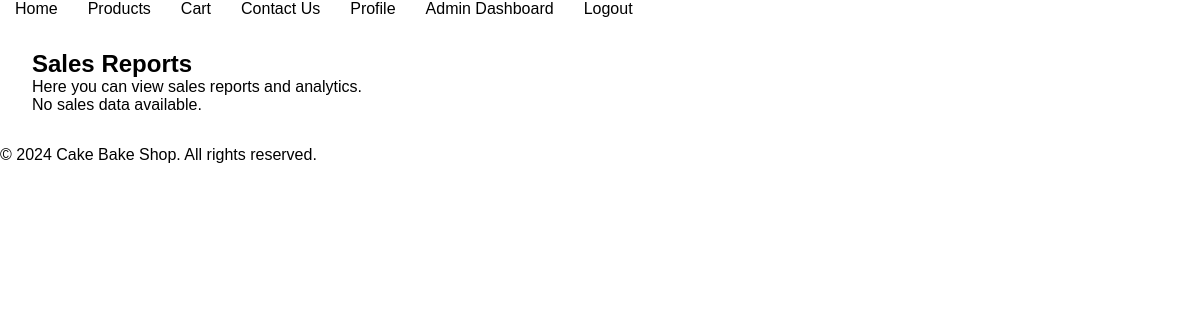
Page /view_reports.php (signed in) on the earlier database version.
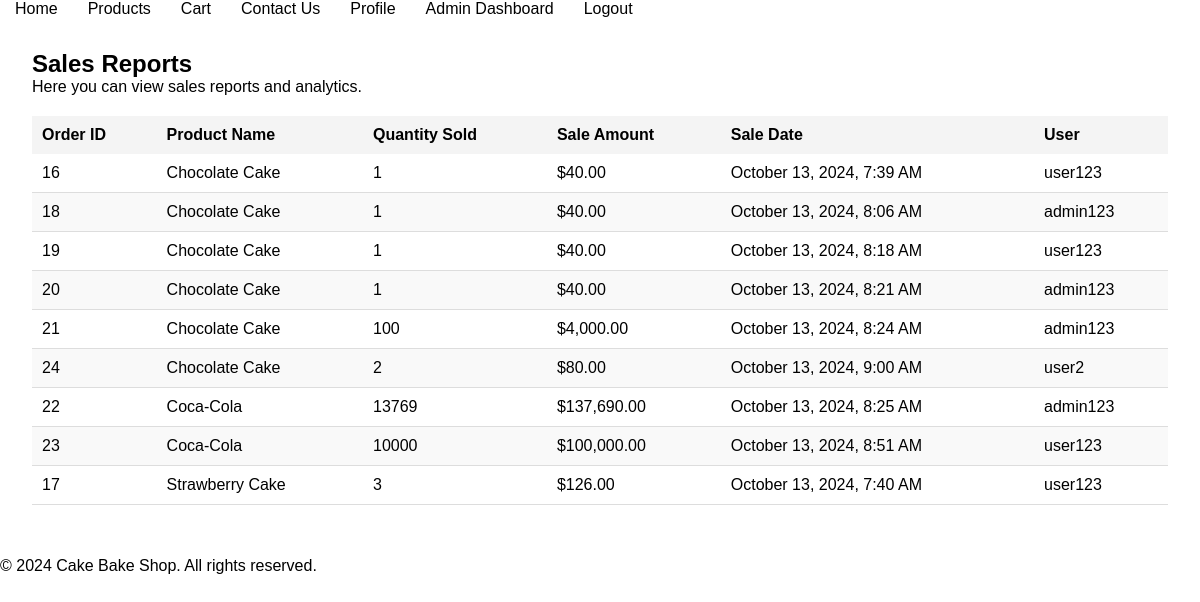
Same page on the later database version.
### tables this page shows
CREATE TABLE IF NOT EXISTS `sales` (
  `id` int NOT NULL AUTO_INCREMENT,
  `order_id` int NOT NULL,
  `product_id` int NOT NULL,
  `quantity` int NOT NULL,
  `sale_amount` decimal(10,2) NOT NULL,
  `sale_date` timestamp NULL DEFAULT CURRENT_TIMESTAMP,
  PRIMARY KEY (`id`),
  KEY `order_id` (`order_id`),
  KEY `product_id` (`product_id`)
);

CREATE TABLE IF NOT EXISTS `products` (
  `id` int NOT NULL AUTO_INCREMENT,
  `name` varchar(100) NOT NULL,
  `description` text,
  `price` decimal(10,2) NOT NULL,
  `category_id` int DEFAULT NULL,
  `image_url` varchar(255) DEFAULT NULL,
  `created_at` timestamp NULL DEFAULT CURRENT_TIMESTAMP,
  PRIMARY KEY (`id`),
  KEY `idx_product_category` (`category_id`)
);

CREATE TABLE IF NOT EXISTS `users` (
  `id` int NOT NULL AUTO_INCREMENT,
  `username` varchar(50) NOT NULL,
  `password` varchar(255) NOT NULL,
  `email` varchar(100) NOT NULL,
  `phone` varchar(20) DEFAULT NULL,
  `role` enum('admin','user') NOT NULL DEFAULT 'user',
  `created_at` timestamp NULL DEFAULT CURRENT_TIMESTAMP,
  PRIMARY KEY (`id`),
  UNIQUE KEY `username` (`username`),
  KEY `idx_user_role` (`role`)
);

### app/classes/Sale.php (called while the page is built, shortened)
<?php
require_once 'Database.php';
class Sale {
    private $conn;
    private $table = 'sales';
    public function __construct() {
        $database = new Database();
        $this->conn = $database->getConnection();
    }
    public function getAllSales() {
        $query = "SELECT s.*, p.name AS product_name, u.username AS user_name
                  FROM " . $this->table . " s
                  JOIN products p ON s.product_id = p.id
                  JOIN orders o ON s.order_id = o.id
                  JOIN users u ON o.user_id = u.id";
        $stmt = $this->conn->prepare($query);
        $stmt->execute();
        return $stmt->fetchAll(PDO::FETCH_ASSOC);
    }
}
?>

### app/classes/Database.php (called while the page is built, shortened)
<?php
class Database {
    private $host = 'localhost';
    private $db_name = 'inventory_management_system';
    private $username = 'root';
    private $password = '';
    public function getConnection() {
        $this->conn = null;
        try {
            $this->conn = new PDO("mysql:host={$this->host};dbname={$this->db_name}", $this->username, $this->password);
            $this->conn->setAttribute(PDO::ATTR_ERRMODE, PDO::ERRMODE_EXCEPTION);
        } catch (PDOException $exception) {
            echo "Connection error: " . $exception->getMessage();
        }
        return $this->conn;
    }
}
?>

### public/view_reports.php (the view, shortened to what this page needs)
<?php include '../templates/header.php'; ?>
<?php include '../templates/navbar.php'; ?>
<?php
require_once '../app/classes/Sale.php';
$sale = new Sale();
$salesData = $sale->getAllSales();
?>
<div class="container">
    <h2>Sales Reports</h2>
    <p>Here you can view sales reports and analytics.</p>
    <?php if ($salesData): ?>
        <table>
            <thead>
                <tr>
                    <th>Order ID</th>
                    <th>Product Name</th>
                    <th>Quantity Sold</th>
                    <th>Sale Amount</th>
                    <th>Sale Date</th>
                    <th>User</th>
                </tr>
            </thead>
            <tbody>
                <?php foreach ($salesData as $sale): ?>
                    <tr>
                        <td><?php echo htmlspecialchars($sale['order_id']); ?></td>
                        <td><?php echo htmlspecialchars($sale['product_name']); ?></td>
                        <td><?php echo htmlspecialchars($sale['quantity']); ?></td>
                        <td>$<?php echo number_format($sale['sale_amount'], 2); ?></td>
                        <td><?php echo date("F j, Y, g:i A", strtotime($sale['sale_date'])); ?></td>
                        <td><?php echo htmlspecialchars($sale['user_name'] ?? 'Unknown'); ?></td>
                    </tr>
                <?php endforeach; ?>
            </tbody>
        </table>
    <?php else: ?>
        <p>No sales data available.</p>
    <?php endif; ?>
</div>
<?php include '../templates/footer.php'; ?>

### templates/header.php (shortened to what this page needs)
<!DOCTYPE html>
<html lang="en">
<head>
    <link rel="stylesheet" href="css/styles.css">
</head>
<body>

### templates/navbar.php (shortened to what this page needs)
<nav>
    <ul>
        <li><a href="index.php">Home</a></li>
        <li><a href="product.php">Products</a></li>
        <li><a href="cart.php">Cart</a></li>
        <li><a href="contact.php">Contact Us</a></li>
        <?php if (isset($_SESSION['username'])): ?>
            <li><a href="profile.php">Profile</a></li>
            <?php if ($_SESSION['role'] === 'admin'): ?>
                <li><a href="admin_dashboard.php">Admin Dashboard</a></li>
            <?php endif; ?>
            <li><a href="logout.php">Logout</a></li>
        <?php else: ?>
            <li><a href="login.php">Login</a></li>
            <li><a href="register.php">Register</a></li>
        <?php endif; ?>
    </ul>
</nav>

### templates/footer.php
<footer>
        <p>&copy; <?php echo date("Y"); ?> Cake Bake Shop. All rights reserved.</p>
    </footer>
</body>
</html>

### public/css/styles.css (style rules this page uses)
body, h1, h2, h3, p { margin: 0; padding: 0; font-family: Arial, sans-serif; }
body { background-color: #fff; color: #000; }
nav { display: flex; justify-content: space-between; align-items: center; }
nav ul { list-style: none; display: flex; margin: 0; padding: 0; }
nav ul li { margin: 0 15px; }
nav a { color: #000; text-decoration: none; }
table { width: 100%; border-collapse: collapse; margin: 20px 0; font-size: 16px; text-align: left; }
table thead th { background-color: #f4f4f4; padding: 10px; }
table tbody tr:nth-child(even) { background-color: #f9f9f9; }
table tbody td { padding: 10px; border-bottom: 1px solid #ddd; }
.container { padding: 1rem; margin: 1rem; }

Differences in the rows shown:
added sales: order "16", product.name "Chocolate Cake", quantity "1", sale_amount "40.00", sale_date "October 13, 2024, 7:39 AM", users.username "user123"
added sales: order "18", product.name "Chocolate Cake", quantity "1", sale_amount "40.00", sale_date "October 13, 2024, 8:06 AM", users.username "admin123"
added sales: order "19", product.name "Chocolate Cake", quantity "1", sale_amount "40.00", sale_date "October 13, 2024, 8:18 AM", users.username "user123"
added sales: order "20", product.name "Chocolate Cake", quantity "1", sale_amount "40.00", sale_date "October 13, 2024, 8:21 AM", users.username "admin123"
added sales: order "21", product.name "Chocolate Cake", quantity "100", sale_amount "4,000.00", sale_date "October 13, 2024, 8:24 AM", users.username "admin123"
added sales: order "24", product.name "Chocolate Cake", quantity "2", sale_amount "80.00", sale_date "October 13, 2024, 9:00 AM", users.username "user2"
added sales: order "22", product.name "Coca-Cola", quantity "13769", sale_amount "137,690.00", sale_date "October 13, 2024, 8:25 AM", users.username "admin123"
added sales: order "23", product.name "Coca-Cola", quantity "10000", sale_amount "100,000.00", sale_date "October 13, 2024, 8:51 AM", users.username "user123"
added sales: order "17", product.name "Strawberry Cake", quantity "3", sale_amount "126.00", sale_date "October 13, 2024, 7:40 AM", users.username "user123"
Other differences:
text no longer shown: "No sales data available."
text now shown: "Order ID Product Name Quantity Sold Sale Amount Sale Date User"
